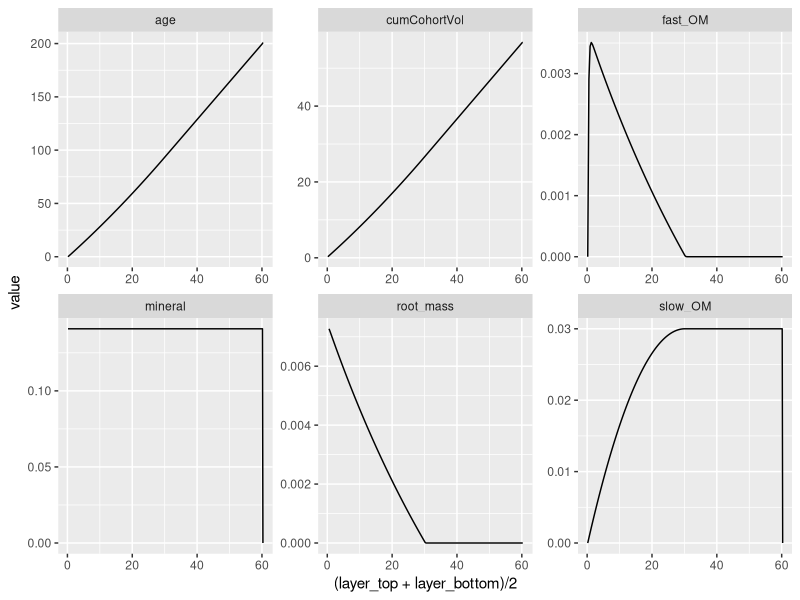

Generate this figure with R:
## ---- chunk 1
library(tidyverse)

defaultParms <- list(rootDepthMax = 30, # Depth of the root zone in cm below surface
                     totalRootBiomass = 0.3, # Total Root Biomass, g/cm2
                     organicPacking = 0.085)   # Organic Self Packing Densities: k1 g-C/cm3
#mineralPacking <- 1.99    # Inorganic Self Packing Densities  k2 g-C/cm3
## ---- chunk 2

#return the mass of the live roots between two layers
massLiveRoots <- function(layerBottom, layerTop, shape='linear',
                      soilLength = 1, soilWidth = 1, #assume a 1x1 cm2 area
                      totalBiomassByArea = defaultParms$totalRootBiomass,
                      rootDepthMax = defaultParms$rootDepthMax){
  
  totalRootMass <- soilLength*soilWidth*totalBiomassByArea
  
  ##reset the layers that are beyond the root inputs to have 0 depths
  layerBottom[layerBottom > rootDepthMax] <- rootDepthMax
  layerTop[layerTop > rootDepthMax] <- rootDepthMax
  
  if(shape == 'linear'){
    #mass_per_depth = slope * depth + intercept
    #totalRootMass = 1/2 * rootDepthMax * intecept ==> intercept = 2 * totalRootMass / rootDepthMax
    #slope = - intercept/rootDepthMax
    #mass = integral(mass_per_depth, depth)
    rootMass <- 2*totalRootMass*(layerBottom-layerTop)/rootDepthMax - 
      totalRootMass *(layerBottom ^2-layerTop^2)/rootDepthMax^2
    return(rootMass)
  }else{
    stop('Unknown shape specified')
  }
}

##Check liveRoots
#massLiveRoots(layerBottom = seq(5, 40, by=5), layerTop=seq(0, 35, by=5))
#plot(massLiveRoots(layerBottom = seq(5, 40, by=5), layerTop=seq(0, 35, by=5)))
#sum(massLiveRoots(layerBottom = seq(1, 40, by=1), layerTop=seq(0, 39, by=1))) == defaultParms$totalRootBiomass

depthOfNotRootVolume <- function(nonRootVolume, shape='linear',
                                 soilLength=1, soilWidth=1, #assume a 1x1 cm2 area
                                 totalBiomassByArea = defaultParms$totalRootBiomass, 
                                 rootDepthMax = defaultParms$rootDepthMax,
                                 rootDensity = defaultParms$organicPacking){
 
  totalRootMass <- soilLength*soilWidth*totalBiomassByArea
  totalRootVolume <- totalRootMass/rootDensity
  
  if(totalRootVolume > soilLength*soilWidth*rootDepthMax){
    stop('Bad root volume')
  }
  
  if(shape == 'linear'){
    rootWidth <- totalRootVolume*2/(rootDepthMax*soilLength)

    #nonRootVolume = ((rootWidth/rootDepthMax*depth^2)/2 + depth*(soilWidth-rootWidth))*soilLength
    #            0 = rootWidth / (2*rootDepthMax) * depth ^2 + 
    #                   (soilWidth-rootWidth) * depth - nonRootVolume/soilLength ##solve for depth
    coef1 <- rootWidth / (2*rootDepthMax)
    coef2 <- soilWidth-rootWidth
    coef3 <- -nonRootVolume/soilLength
    ansDepth <- (-coef2 + sqrt(coef2^2-4*coef1*coef3))/(2*coef1)
    
    #correct for beyond root zone
    behondRootZone <- nonRootVolume > soilLength*soilWidth*rootDepthMax - totalRootVolume
    ansDepth[behondRootZone] <- (rootDepthMax +
                            (nonRootVolume - soilLength*soilWidth*rootDepthMax + totalRootVolume ) /
                              (soilLength*soilWidth)) [behondRootZone] #treat as a square
    return(ansDepth)
  }else{
    stop('Unknown shape specified')
  }
}

##Check depth of non root volue
#tester <- depthOfNotRootVolume(nonRootVolume = 1:100)
#plot(tester)
##plot(tester[1:99] - tester[2:100])

sedimentInputs <- function(times=NA){ #time currently ignored
  ssc <- 20 # Suspended Sediment Concentration, mg per liter
  depthBelowMHW <- 10 # Depth of Marsh Surface Below Mean High Water
  nTidesPerYear <- 704
  meanTidalHeight <- depthBelowMHW
  ssc_gPerCm2 <- ssc * 0.000001 # convert mg/l to grams/cm^2
  cumAnnWaterVol <- nTidesPerYear * meanTidalHeight # Cumulative water volume
  annSediment <- ssc_gPerCm2 * cumAnnWaterVol #g-sediment per year
  
  return(data.frame(mineral_mass = annSediment))
}

nextCohort <- function(dt_yr=1, 
                       massPools=data.frame(age=0, fast_OM=0, slow_OM=0, mineral=0,
                                            layer_top=0, layer_bottom=0),
                            topInputs_gPerYr = sedimentInputs,
                            rootProfile_g = massLiveRoots,
                            packing = list(organic = 0.085 ,  # Organic Self Packing Densities: k1 g-C/cm3
                                        mineral = 1.99), # Inorganic Self Packing Densities  k2 g-C/cm3
                            rootTurnover = 0.5,  # Below Ground Turnover Rate of roots, 1/yr
                            rootOmFrac = list(fast=0.8, slow=0.2), # root allocation to om pools (labile, slow), g/g
                            omDecayRate = list(fast=0.8, slow=0) # organic matter decay rate (labile, slow), 1/yr
){
  if(!all(c('age', 'fast_OM', 'slow_OM', 'mineral') %in% names(massPools))){
    stop('Badly named massPools')
  }
  
  #decay the OM pools and add dead roots
  ans <- massPools %>% 
    dplyr::select(age, fast_OM, slow_OM, mineral, layer_top, layer_bottom) %>%
    mutate(age = age + dt_yr,
           root_mass = massLiveRoots(layerTop = layer_top, 
                                     layerBottom = layer_bottom)) %>%
    mutate(fast_OM = fast_OM + 
             root_mass * rootOmFrac$fast * rootTurnover * dt_yr -
             fast_OM * omDecayRate$fast * dt_yr,
           slow_OM = slow_OM + 
             root_mass * rootOmFrac$slow * rootTurnover * dt_yr -
             slow_OM * omDecayRate$slow * dt_yr,
           mineral = mineral) %>% 
    select(-layer_top, -layer_bottom) ##discard last year's layers
  
  #add sediments to the top
  ans <- bind_rows(data.frame(age = 0, fast_OM= 0, slow_OM = 0, 
                              mineral = (topInputs_gPerYr() * dt_yr)$mineral_mass),
                   ans) %>%
    arrange(age) %>% #make sure things are sorted by age
    #calculate cumulative volumne of each pool
    mutate(cumCohortVol = cumsum((fast_OM + slow_OM)*packing$organic + mineral*packing$mineral) ) %>%
  #calculate depth profile
    mutate(layer_bottom = depthOfNotRootVolume(nonRootVolume = cumCohortVol)) %>%
    mutate(layer_top = c(0, layer_bottom[-length(layer_bottom)]))
  
  return(ans)
}

## ---- chunk 3
cohortProfile <- nextCohort()
for(ii in 1:200){
  cohortProfile <- nextCohort(massPools=cohortProfile)
}
## ---- chunk 4
ggplot(cohortProfile %>%
         gather(key='variable', value='value', -layer_top, -layer_bottom)) +
  geom_line(aes(x=(layer_top+layer_bottom)/2, y=value)) +
  facet_wrap(~variable, scales='free')

